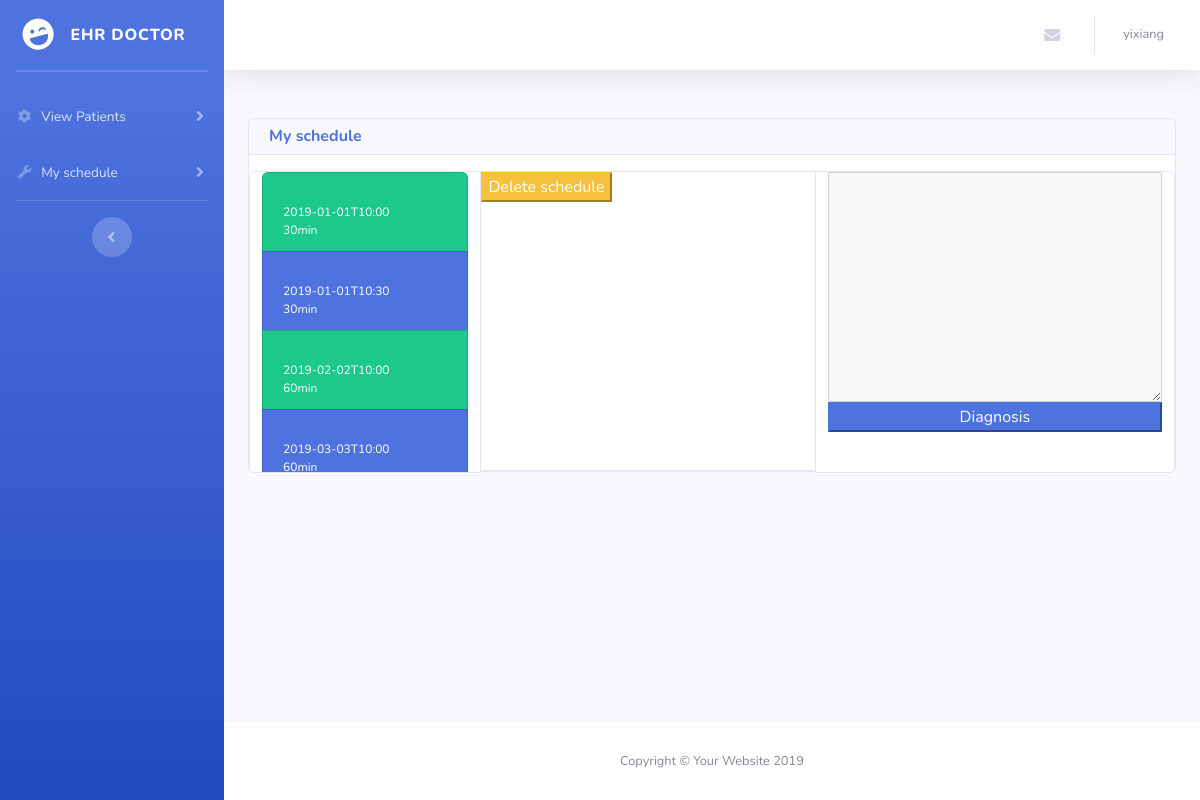
Before: /doctor/doctor_page (signed in) with the older database file.
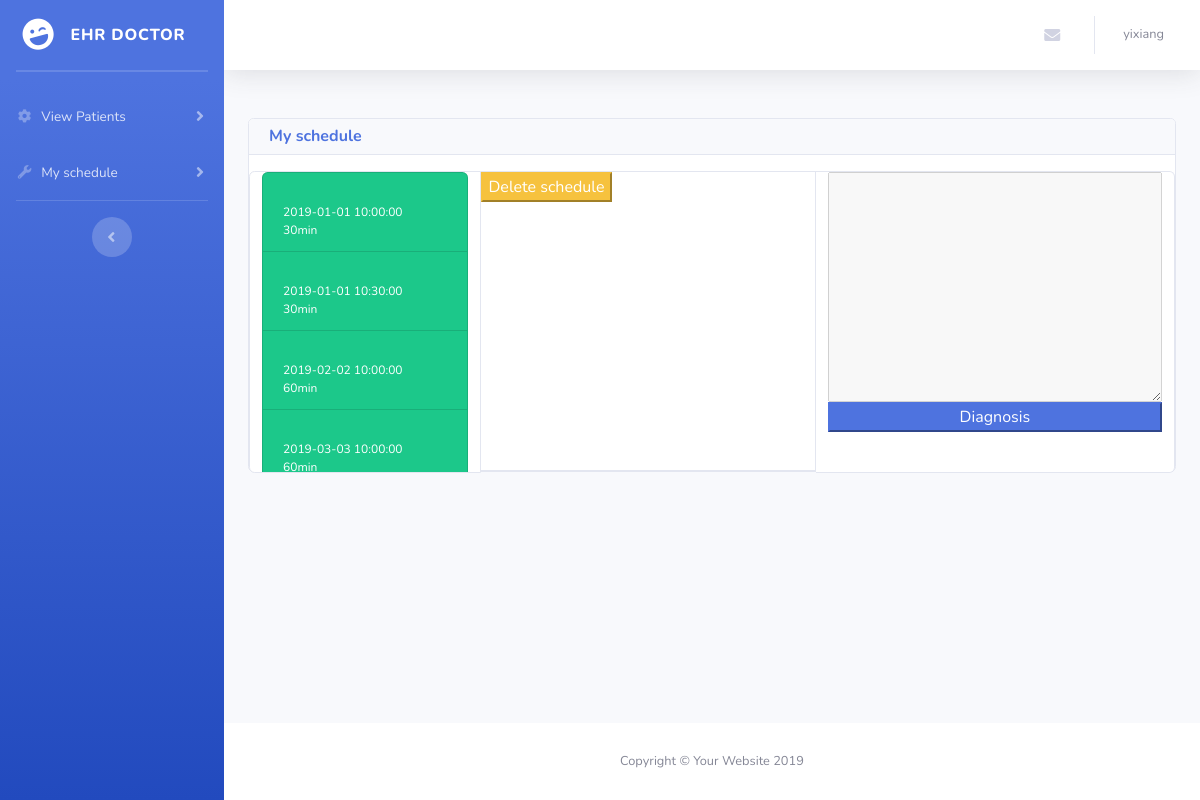
After: the same page with the newer database file.
### tables this page shows
CREATE TABLE doctors (
    id INTEGER PRIMARY KEY AUTOINCREMENT,
    last_name TEXT NOT NULL,
    first_name TEXT NOT NULL,
    password TEXT NOT NULL,
    email TEXT NOT NULL,
    phone_number TEXT NOT NULL,
    rate INTEGER CHECK (rate <= 10 and rate >=0) DEFAULT 0,
    number_of_rates INTEGER DEFAULT 0,
    gender TEXT CHECK (gender='male' or gender='female') NOT NULL,
    field TEXT NOT NULL,
    introduction TEXT,
    date_of_birth TEXT NOT NULL,
    date_of_join TEXT NOT NULL

);

CREATE TABLE "appointment"
(
	appointment_id INTEGER
		primary key autoincrement,
	doctor_id INTEGER not null
		references doctors
			on delete cascade,
	patient_id INTEGER not null
		references patients
			on delete cascade,
	start_time TIMESTAMP not null,
	duration TEXT not null,
	location VARCHAR(8) not null,
	status VARCHAR(10),
	medical_his TEXT,
	check (status='pending' or status='accepted')
);

CREATE TABLE "schedule"
(
	doctor_id INTEGER
		references doctors
			on delete cascade,
	start_time TIMESTAMP not null,
	duration INTEGER not null,
	occupied BOOLEAN not null,
	primary key (doctor_id, start_time),
	check (duration=30 or duration=60)
);

### main_app/doctor.py (the view)
@doctor_bp.route("/doctor_page", methods=('GET', 'POST'))
@login_required_doctor
def show_main():
    db = get_db()
    pending_appointment = db.execute("SELECT * FROM appointment JOIN patients on patients.id=appointment.patient_id "
                                     "WHERE doctor_id=? and status=?",
                                     (g.user["id"], 'pending')).fetchall()
    my_patient = db.execute("SELECT * FROM take_care JOIN patients on patients.id=take_care.patient_id "
                                      "WHERE doctor_id=?",
                                     (g.user["id"], )).fetchall()
    medical_his = db.execute("SELECT * FROM appointment WHERE doctor_id=? AND status='accepted'", (g.user["id"], )).fetchall()
    my_schedule = db.execute("SELECT schedule.start_time, schedule.duration, a.location, p.last_name, p.first_name, a.medical_his, a.appointment_id, a.status FROM schedule "
                             "LEFT OUTER JOIN appointment a on schedule.doctor_id = a.doctor_id and schedule.start_time=a.start_time "
                             "LEFT OUTER JOIN patients p on a.patient_id = p.id WHERE schedule.doctor_id=?",
                             (g.user["id"], )).fetchall()
    history_d = {}
    for r in medical_his:
        try:
            history_d[r["patient_id"]] = history_d[r["patient_id"]] + "\\n\\n" + str(r["start_time"]) + "\\n" + r["medical_his"]
        except:
            history_d[r["patient_id"]] = str(r["start_time"]) + "\\n" + r["medical_his"]
    print(history_d)
    return render_template('./doctor.html', pending=pending_appointment, my_patient=my_patient, my_schedule=my_schedule, medical_his_d=history_d)

### main_app/authentication.py (called while the page is built)
@auth_bp.before_app_request
def load_logged_in_user():
    user_id = session.get('user_id')
    login_type = session.get('login_type')
    if user_id is None:
        g.user = None
        g.type = None
    else:
        if login_type == 'admin':
            g.user = get_db().execute(
                'SELECT * FROM administrators WHERE id = ?', (user_id,)
            ).fetchone()
            g.type = 'admin'
        elif login_type == 'patient':
            g.user = get_db().execute(
                'SELECT * FROM patients WHERE id = ?', (user_id,)
            ).fetchone()
            g.type = 'patient'
        else:
            g.user = get_db().execute(
                'SELECT * FROM doctors WHERE id = ?', (user_id,)
            ).fetchone()
            g.type = 'doctor'

def login_required_doctor(view):
    @functools.wraps(view)
    def wrapped_view(**kwargs):
        if g.user is None or g.type != 'doctor':
            return redirect(url_for('auth.login'))
        return view(**kwargs)
    return wrapped_view

### main_app/database.py (called while the page is built)
def get_db():
    if "db" not in g:
        g.db = sqlite3.connect(
            current_app.config["DATABASE"],
            detect_types=sqlite3.PARSE_DECLTYPES
        )
        g.db.row_factory = sqlite3.Row
        g.db.execute("PRAGMA foreign_keys = ON")
    return g.db

### main_app/templates/doctor.html (shortened to what this page needs)
<!DOCTYPE html>
<html lang="en">
{% extends 'base.html' %} {% block content %}
<head>
</head>
<body id="page-top">
    <div id="wrapper">
        <ul class="navbar-nav bg-gradient-primary sidebar sidebar-dark accordion" id="accordionSidebar">
            <a class="sidebar-brand d-flex align-items-center justify-content-center" href="/">
                <div class="sidebar-brand-icon rotate-n-15">
                    <i class="fas fa-laugh-wink"></i>
                </div>
                <div class="sidebar-brand-text mx-3"> EHR Doctor</div>
            </a>
            <hr class="sidebar-divider my-0">
            <hr class="sidebar-divider">
            <li class="nav-item">
                <a class="nav-link collapsed" href="#" data-toggle="collapse" data-target="#collapseTwo" aria-expanded="true" aria-controls="collapseTwo">
                    <i class="fas fa-fw fa-cog"></i>
                    <span>View Patients</span>
                </a>
            </li>
            <li class="nav-item">
                <a class="nav-link collapsed" href="#" data-toggle="collapse" data-target="#collapseUtilities" aria-expanded="true" aria-controls="collapseUtilities">
                    <i class="fas fa-fw fa-wrench"></i>
                    <span>My schedule</span>
                </a>
            </li>
            <hr class="sidebar-divider d-none d-md-block">
            <div class="text-center d-none d-md-inline">
                <button class="rounded-circle border-0" id="sidebarToggle"></button>
            </div>
        </ul>
        <div id="content-wrapper" class="d-flex flex-column">
            <div id="content">
                <nav class="navbar navbar-expand navbar-light bg-white topbar mb-4 static-top shadow">
                    <ul class="navbar-nav ml-auto">
                        <li class="nav-item dropdown no-arrow mx-1">
                            <a class="nav-link dropdown-toggle" href="#" id="messagesDropdown" role="button" data-toggle="dropdown" aria-haspopup="true" aria-expanded="false">
                                <i class="fas fa-envelope fa-fw"></i>
                            </a>
                        </li>
                        <li class="nav-item dropdown no-arrow">
                            <a class="nav-link dropdown-toggle" href="#" id="userDropdown" role="button" data-toggle="dropdown" aria-haspopup="true" aria-expanded="false">
                                <span class="mr-2 d-none d-lg-inline text-gray-600 small">{{g.user['last_name']}}</span>
                            </a>
                        </li>
                    </ul>
                </nav>
                <div class="container-fluid">
                        <br>
                    <div class='card mb-3' id="my_schedule">
                        <div class="card-header py-2 mb-3">
                            <h6 class="m-0 font-weight-bold text-primary">My schedule</h6>
                        </div>
                        <div class="card-group" style="height:300px">
                            <div class='card col-3 mb-4'>
                                <div style="height:300px; overflow-y:scroll;">
                                    <div id="schedule_list" class="list-group">
                                                    {% for s in my_schedule %}
                                                        {% if s['first_name'] and s['status']=='accepted'%}
                                                            <a id="{{s['start_time']}}:{{s['duration']}}min" class="list-group-item list-group-item-action bg-success text-white" style="font-size: 12px;" onclick="show_schedule_detail('{{s['start_time']}}', '{{s['duration']}}', '{{s['last_name']}}', '{{s['first_name']}}', '{{s['location']}}', '{{s['medical_his']}}', '{{s['appointment_id']}}')">
                                                                <br>{{s["start_time"]}}
                                                                <br>{{s["duration"]}}min
                                                            </a>
                                                        {% else %}
                                                            <a id="{{s['start_time']}}:{{s['duration']}}min" class="list-group-item list-group-item-action bg-primary text-white" style="font-size: 12px;" onclick="show_schedule_detail('{{s['start_time']}}', '{{s['duration']}}', '{{s['last_name']}}', '{{s['first_name']}}', '{{s['location']}}', '', '')">
                                                                <br>{{s["start_time"]}}
                                                                <br>{{s["duration"]}}min
                                                            </a>
                                                        {% endif %}
                                                    {% endfor %}
                                    </div>
                                </div>
                            </div>
                            <div class='card mb-4' id='schedule_info' style="height:300px; overflow-y:scroll;">
                                <div class="btn-group">
                                    <form>
                                        <button id="delete_schedule_button" class="btn-warning" type="submit" onclick="delete_schedule()" disabled>Delete schedule</button>
                                    </form>
                                </div>
                            </div>
                            <div class='card col-6 mb-4'>
                                <textarea style="height:230px; overflow-y:scroll;" id="medical_his_appointment" disabled>
                                </textarea>
                                <button class="btn-primary" onclick="diagnosis()" id="diagnosis" disabled>Diagnosis</button>
                            </div>
                        </div>
                    </div>
                </div>
            </div>
            <footer class="sticky-footer bg-white">
                <div class="container my-auto">
                    <div class="copyright text-center my-auto">
                        <span>Copyright &copy; Your Website 2019</span>
                    </div>
                </div>
            </footer>
        </div>
    </div>
</body>
{% endblock %}

### main_app/templates/base.html (shortened to what this page needs)
<!DOCTYPE html>
<html lang="en">
<link href="/static/vendor/fontawesome-free/css/all.min.css" rel="stylesheet" type="text/css">
<link href="/static/css/sb-admin-2.min.css" rel="stylesheet">
<section class="content">
     {% block content %}{% endblock %}
</section>

Changed rows visible on the page:
no longer on this page (row edited): schedule: start_time "2019-01-01T10:30", duration "30"
no longer on this page (row edited): schedule: start_time "2019-03-03T10:00", duration "60"
changed appointment (number 1 of 4 on the later page): start_time "2019-01-01T10:00" → "2019-01-01 10:00:00"
added appointment: start_time "2019-01-01 10:30:00", duration "30"
changed appointment (number 3 of 4 on the later page): start_time "2019-02-02T10:00" → "2019-02-02 10:00:00"
added appointment: start_time "2019-03-03 10:00:00", duration "60"
